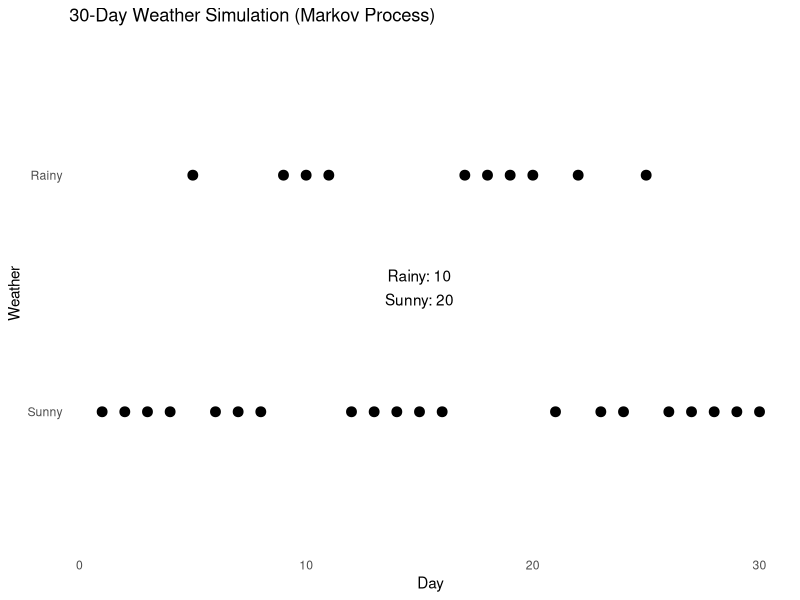

The R script that drew this image:
# Load necessary library
library(ggplot2)
library(dplyr)

# Function to simulate a Markov process
simulate_markov <- function(trans_matrix, initial_state, n) {
  states <- colnames(trans_matrix)
  state_sequence <- character(n)
  state_sequence[1] <- initial_state
  for (i in 2:n) {
    current_state <- which(states == state_sequence[i - 1])
    state_sequence[i] <- sample(states, size = 1, prob = trans_matrix[current_state, ])
  }
  return(state_sequence)
}

# Define the transition matrix for weather simulation
transition_matrix <- matrix(c(0.8, 0.2, 0.4, 0.6), byrow = TRUE, nrow = 2)
colnames(transition_matrix) <- c("Sunny", "Rainy")
rownames(transition_matrix) <- c("Sunny", "Rainy")

# Simulate the weather for 30 days
set.seed(123)
simulated_weather <- simulate_markov(transition_matrix, initial_state = "Sunny", n = 30)

# Create a data frame for plotting
weather_df <- data.frame(Day = 1:30, Weather = simulated_weather)

# Count the number of Sunny and Rainy days
weather_count <- weather_df %>% count(Weather)

# Create annotation text
annotation_text <- paste(weather_count$Weather, ": ", weather_count$n, sep = "")

# Plotting using points
p <- ggplot(weather_df, aes(x = Day, y = Weather)) +
  geom_point(size = 3) +
  scale_y_discrete(limits = c("Sunny", "Rainy")) +
  labs(title = "30-Day Weather Simulation (Markov Process)", x = "Day", y = "Weather") +
  theme_minimal() +
  theme(panel.grid.major = element_blank(), panel.grid.minor = element_blank()) +
  annotate("text", x = max(weather_df$Day)/2, y = 1.5, label = annotation_text[1], vjust = -1) +
  annotate("text", x = max(weather_df$Day)/2, y = 1.5, label = annotation_text[2], vjust = 1)

print(p)
